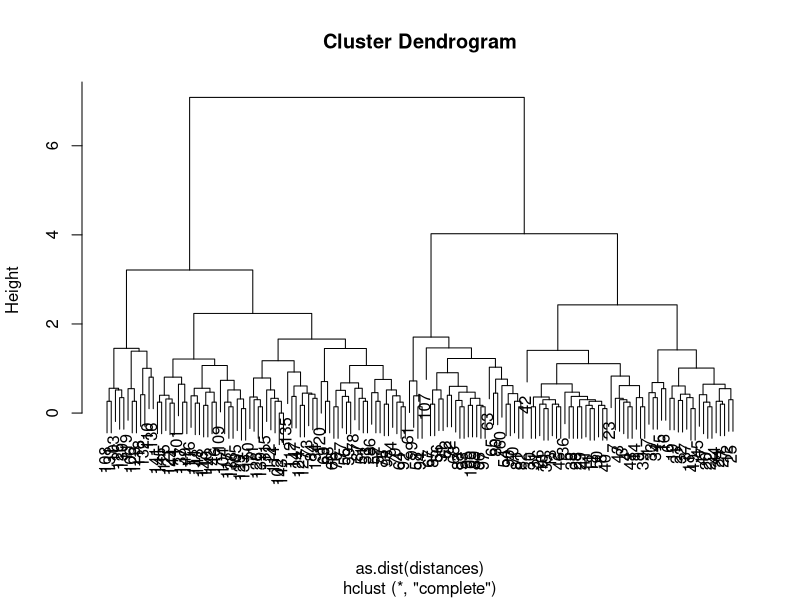
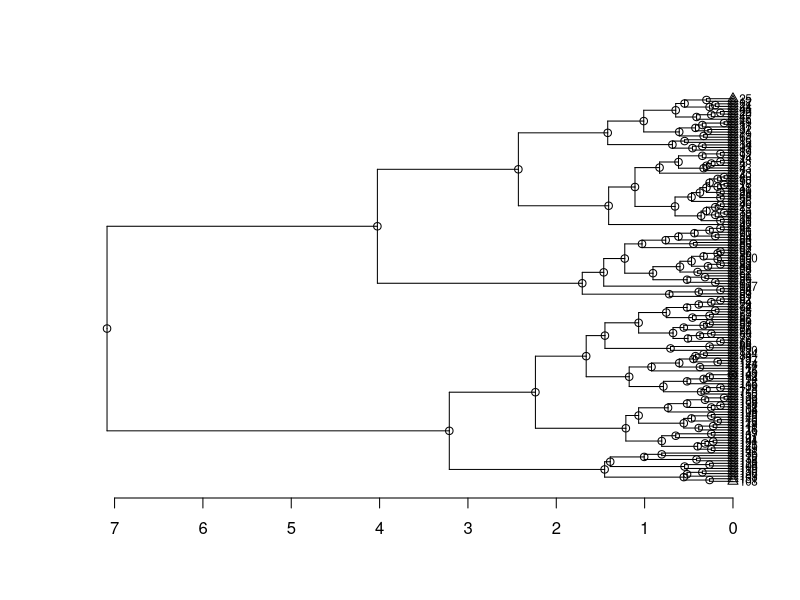
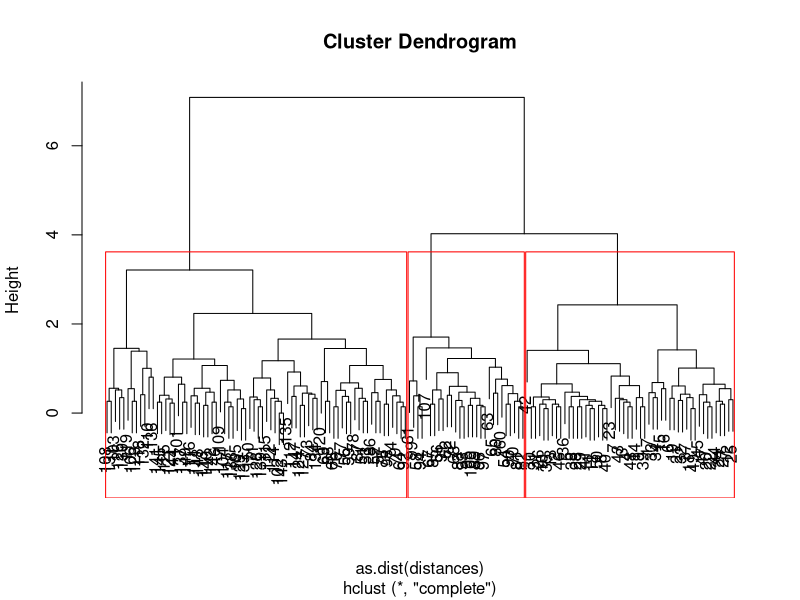
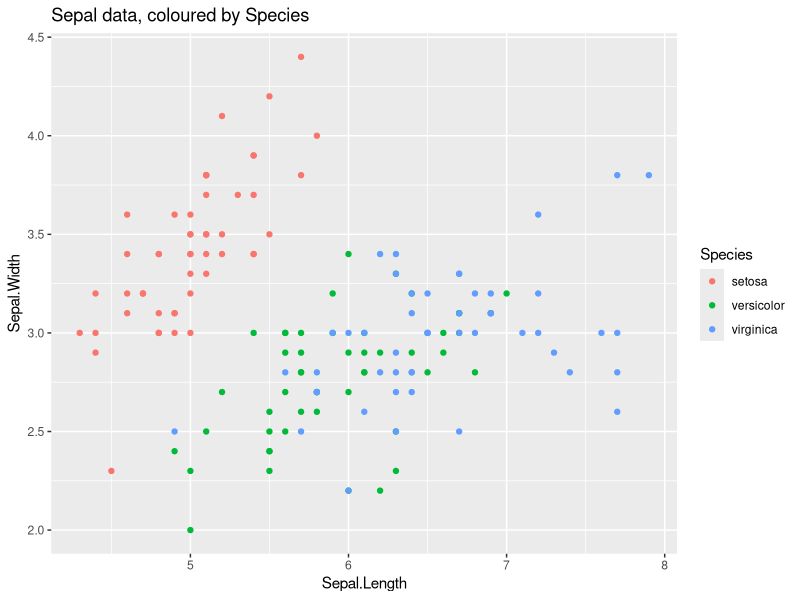
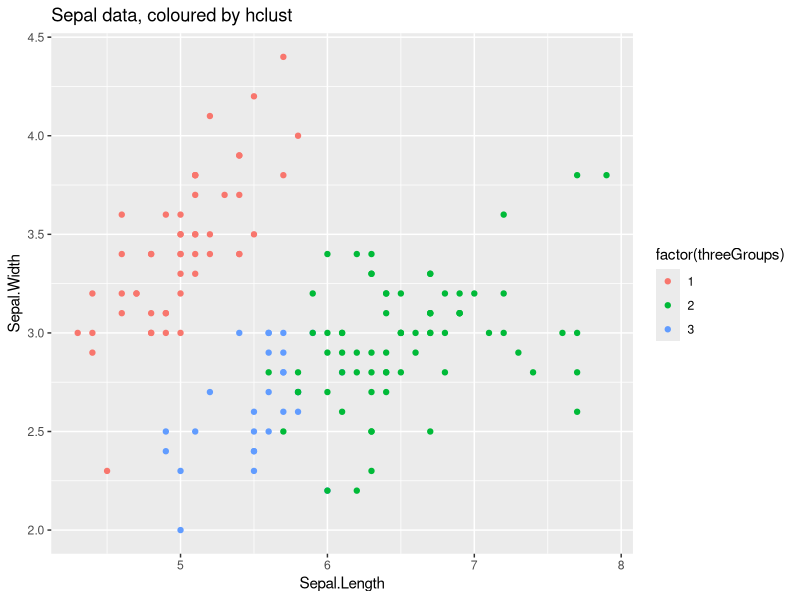
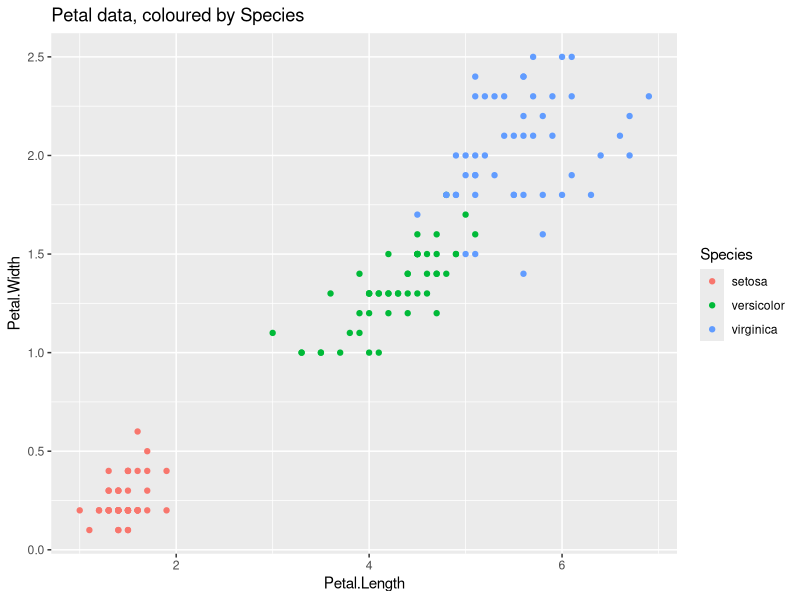
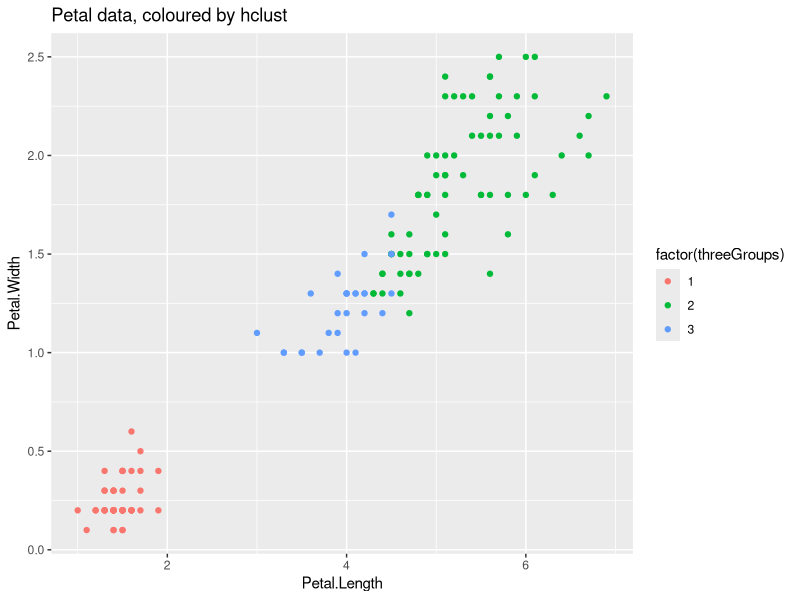
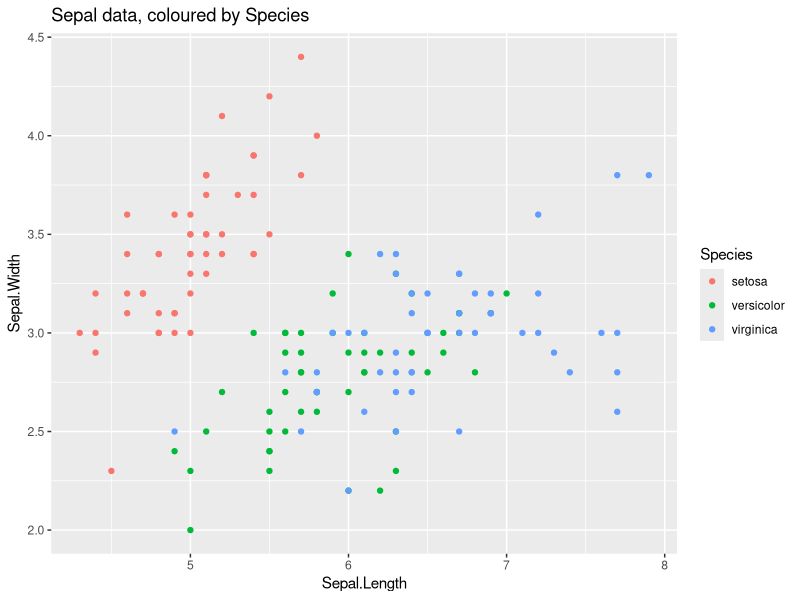

Generate these figures, in order, with R:
## ---- chunk 1
## For this chapter, we will use the Iris dataset
## We will cluster the values, and see if they cluster according to their species
data(iris)
irisValues <- iris[, c("Sepal.Length", "Sepal.Width", "Petal.Length", "Petal.Width")]
## ---- chunk 2
distances <- as.matrix(dist(irisValues, method="euclidean"))
## ---- chunk 3
hclustTree <- hclust(as.dist(distances))
## ---- chunk 4
plot(hclustTree)
## ---- chunk 5
dendrogram1 <- as.dendrogram(hclustTree)
plot(dendrogram1, nodePar=list(lab.cex=0.7), horiz = TRUE)
## ---- chunk 6
threeGroups <- cutree(hclustTree, k=3)
## ---- chunk 7
## Draw dendogram 
plot(hclustTree) 
## Draw red borders around the k clusters
rect.hclust(hclustTree, k=3, border="red") 
## ---- chunk 8
library("ggplot2")
qplot(data=iris, x=Sepal.Length, y=Sepal.Width, colour=Species, main="Sepal data, coloured by Species")
qplot(data=iris, x=Sepal.Length, y=Sepal.Width, colour=factor(threeGroups), main="Sepal data, coloured by hclust")
qplot(data=iris, x=Petal.Length, y=Petal.Width, colour=Species, main="Petal data, coloured by Species")
qplot(data=iris, x=Petal.Length, y=Petal.Width, colour=factor(threeGroups), main="Petal data, coloured by hclust")
## ---- chunk 9
woodSlices <- cutree(hclustTree, h=1:floor(max(hclustTree$height)))
## Display the groups of the first 20 observations.
woodSlices[1:20, ]
## ---- chunk 10
## Set clusters number 
nbClusters4kmeans <- 3
## Maximal number of iterations
nbMaxIteration <- 100
## Algorithm to be used
algo <- "Hartigan-Wong" # or "Lloyd", "Forgy", "MacQueen"

# Compute clustering
kmeansClust <- kmeans(irisValues, 
                            centers=nbClusters4kmeans, 
                            iter.max=nbMaxIteration, 
                            algorithm=algo)
kmeansThreeGroups <- kmeansClust$cluster
## ---- chunk 11
library("ggplot2")
qplot(data=iris, x=Sepal.Length, y=Sepal.Width, 
      colour=Species, main="Sepal data, coloured by Species")
qplot(data=iris, x=Sepal.Length, y=Sepal.Width, 
      colour=factor(kmeansThreeGroups), main="Sepal data, coloured by k-means")
qplot(data=iris, x=Petal.Length, y=Petal.Width, 
      colour=Species, main="Petal data, coloured by Species")
qplot(data=iris, x=Petal.Length, y=Petal.Width, 
      colour=factor(kmeansThreeGroups), main="Petal data, coloured by k-means")
## ---- chunk 12
createCoAssocMatrix <- function(Iter, rangeK, dataSet) {
    nV <- dim(dataSet)[1]
    CoAssoc <- matrix(rep(0, nV * nV), nrow = nV)

    for (j in 1:Iter) {
        jK <- sample(c(rangeK[1]:rangeK[2]), 1, replace = FALSE)
        jSpecCl <- kmeans(x = dataSet, centers = jK)$cluster
        CoAssoc_j <- matrix(rep(0, nV * nV), nrow = nV)
        for (i in unique(jSpecCl)) {
            indVenues <- which(jSpecCl == i)
            CoAssoc_j[indVenues, indVenues] <- CoAssoc_j[indVenues, indVenues] + (1/Iter)
        }
        CoAssoc <- CoAssoc + CoAssoc_j
    }
    return(CoAssoc)
}

eac <- function(Iter, rangeK, dataset, hcMethod = "single") {
    CoAssocSim <- createCoAssocMatrix(Iter, rangeK, dataset)

    # transform from similiarity into distance matrix
    CoAssocDist <- 1 - CoAssocSim
    hclustM <- hclust(as.dist(CoAssocDist), method = hcMethod)
    # determine the cut
    cutValue <- hclustM$height[which.max(diff(hclustM$height))]  
    return(cutree(hclustM, h = cutValue))
}
## ---- chunk 13
set.seed(1234)
testClusterMeth <- eac(Iter = 100, rangeK = c(2, 25), dataset = irisValues, hcMethod = "single")
table(testClusterMeth)

## ---- chunk 14
library("ggplot2")
qplot(data=iris, x=Sepal.Length, y=Sepal.Width, 
      colour=Species, main="Sepal data, coloured by Species")
qplot(data=iris, x=Sepal.Length, y=Sepal.Width, 
      colour=factor(testClusterMeth), main="Sepal data, coloured by EAC")
qplot(data=iris, x=Petal.Length, y=Petal.Width, 
      colour=Species, main="Petal data, coloured by Species")
qplot(data=iris, x=Petal.Length, y=Petal.Width, 
      colour=factor(testClusterMeth), main="Petal data, coloured by EAC")
## ---- chunk 15
## Maximal number of iterations
nbMaxIteration <- 100
## Algorithm to be used
algo <- "Hartigan-Wong" # or "Lloyd", "Forgy", "MacQueen"

distWithins <- vapply(2:25, FUN.VALUE=c(Within=0),
                     FUN=function(nbClusters) {
                         return(
                             kmeans(irisValues, 
                                    centers = nbClusters, 
                                    iter.max = 100, 
                                    algorithm = "Hartigan-Wong")$tot.withinss)
                     })
plot(x=2:25, y=distWithins, pch=16, type="b")
